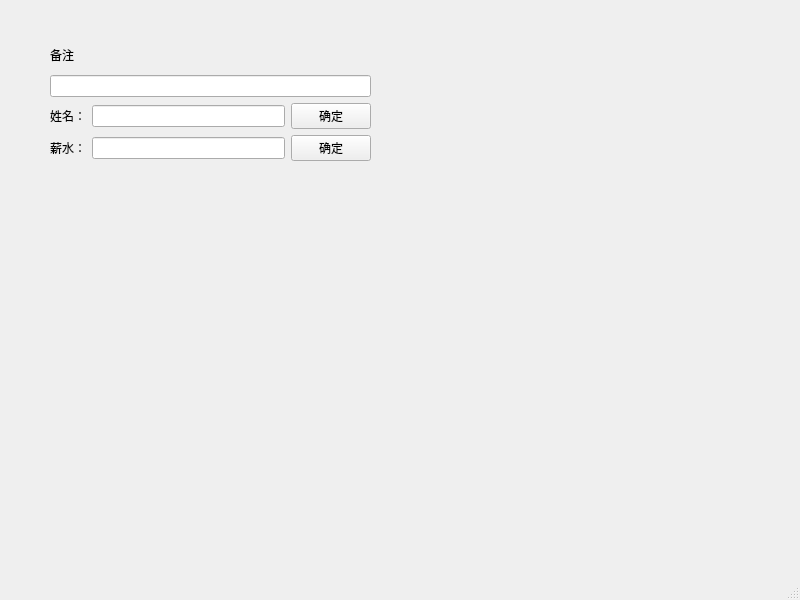
<?xml version="1.0" encoding="UTF-8"?>
<ui version="4.0">
 <class>MainWindow</class>
 <widget class="QMainWindow" name="MainWindow">
  <property name="geometry">
   <rect>
    <x>0</x>
    <y>0</y>
    <width>800</width>
    <height>600</height>
   </rect>
  </property>
  <property name="windowTitle">
   <string>MainWindow</string>
  </property>
  <widget class="QWidget" name="centralwidget">
   <widget class="QWidget" name="">
    <property name="geometry">
     <rect>
      <x>50</x>
      <y>40</y>
      <width>321</width>
      <height>121</height>
     </rect>
    </property>
    <layout class="QVBoxLayout" name="verticalLayout">
     <item>
      <widget class="QLabel" name="label">
       <property name="text">
        <string>备注</string>
       </property>
      </widget>
     </item>
     <item>
      <widget class="QLineEdit" name="lineEdit"/>
     </item>
     <item>
      <layout class="QHBoxLayout" name="horizontalLayout">
       <item>
        <widget class="QLabel" name="label_2">
         <property name="text">
          <string>姓名：</string>
         </property>
        </widget>
       </item>
       <item>
        <widget class="QLineEdit" name="lineEdit_2"/>
       </item>
       <item>
        <widget class="QPushButton" name="pushButton">
         <property name="text">
          <string>确定</string>
         </property>
        </widget>
       </item>
      </layout>
     </item>
     <item>
      <layout class="QHBoxLayout" name="horizontalLayout_2">
       <item>
        <widget class="QLabel" name="label_3">
         <property name="text">
          <string>薪水：</string>
         </property>
        </widget>
       </item>
       <item>
        <widget class="QLineEdit" name="lineEdit_3"/>
       </item>
       <item>
        <widget class="QPushButton" name="pushButton_2">
         <property name="text">
          <string>确定</string>
         </property>
        </widget>
       </item>
      </layout>
     </item>
    </layout>
   </widget>
  </widget>
  <widget class="QMenuBar" name="menubar">
   <property name="geometry">
    <rect>
     <x>0</x>
     <y>0</y>
     <width>800</width>
     <height>22</height>
    </rect>
   </property>
  </widget>
  <widget class="QStatusBar" name="statusbar"/>
 </widget>
 <resources/>
 <connections/>
</ui>
